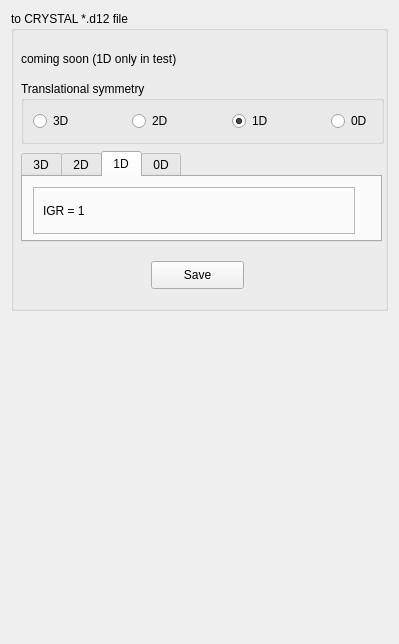
          <widget class="QWidget" name="page_14">
           <property name="geometry">
            <rect>
             <x>0</x>
             <y>0</y>
             <width>399</width>
             <height>644</height>
            </rect>
           </property>
           <attribute name="label">
            <string>Crystal</string>
           </attribute>
           <layout class="QVBoxLayout" name="verticalLayout_97">
            <item>
             <widget class="QGroupBox" name="groupBox_29">
              <property name="minimumSize">
               <size>
                <width>0</width>
                <height>300</height>
               </size>
              </property>
              <property name="title">
               <string>to CRYSTAL *.d12 file</string>
              </property>
              <widget class="QLabel" name="label_81">
               <property name="geometry">
                <rect>
                 <x>10</x>
                 <y>40</y>
                 <width>261</width>
                 <height>16</height>
                </rect>
               </property>
               <property name="text">
                <string>coming soon (1D only in test)</string>
               </property>
              </widget>
              <widget class="QGroupBox" name="groupBox_32">
               <property name="geometry">
                <rect>
                 <x>10</x>
                 <y>70</y>
                 <width>363</width>
                 <height>63</height>
                </rect>
               </property>
               <property name="title">
                <string>Translational symmetry</string>
               </property>
               <layout class="QHBoxLayout" name="horizontalLayout_122">
                <item>
                 <widget class="QRadioButton" name="radioButton">
                  <property name="text">
                   <string>3D</string>
                  </property>
                  <property name="checkable">
                   <bool>false</bool>
                  </property>
                  <property name="checked">
                   <bool>false</bool>
                  </property>
                 </widget>
                </item>
                <item>
                 <spacer name="horizontalSpacer_81">
                  <property name="orientation">
                   <enum>Qt::Horizontal</enum>
                  </property>
                  <property name="sizeHint" stdset="0">
                   <size>
                    <width>40</width>
                    <height>20</height>
                   </size>
                  </property>
                 </spacer>
                </item>
                <item>
                 <widget class="QRadioButton" name="radioButton_4">
                  <property name="text">
                   <string>2D</string>
                  </property>
                  <property name="checkable">
                   <bool>false</bool>
                  </property>
                 </widget>
                </item>
                <item>
                 <spacer name="horizontalSpacer_82">
                  <property name="orientation">
                   <enum>Qt::Horizontal</enum>
                  </property>
                  <property name="sizeHint" stdset="0">
                   <size>
                    <width>40</width>
                    <height>20</height>
                   </size>
                  </property>
                 </spacer>
                </item>
                <item>
                 <widget class="QRadioButton" name="crystal_d12_1d">
                  <property name="text">
                   <string>1D</string>
                  </property>
                  <property name="checked">
                   <bool>true</bool>
                  </property>
                 </widget>
                </item>
                <item>
                 <spacer name="horizontalSpacer_83">
                  <property name="orientation">
                   <enum>Qt::Horizontal</enum>
                  </property>
                  <property name="sizeHint" stdset="0">
                   <size>
                    <width>40</width>
                    <height>20</height>
                   </size>
                  </property>
                 </spacer>
                </item>
                <item>
                 <widget class="QRadioButton" name="radioButton_6">
                  <property name="text">
                   <string>0D</string>
                  </property>
                  <property name="checkable">
                   <bool>false</bool>
                  </property>
                 </widget>
                </item>
               </layout>
              </widget>
              <widget class="QTabWidget" name="tabWidget_7">
               <property name="geometry">
                <rect>
                 <x>10</x>
                 <y>140</y>
                 <width>361</width>
                 <height>91</height>
                </rect>
               </property>
               <property name="currentIndex">
                <number>2</number>
               </property>
               <widget class="QWidget" name="tab_25">
                <attribute name="title">
                 <string>3D</string>
                </attribute>
               </widget>
               <widget class="QWidget" name="tab_26">
                <attribute name="title">
                 <string>2D</string>
                </attribute>
               </widget>
               <widget class="QWidget" name="tab_27">
                <attribute name="title">
                 <string>1D</string>
                </attribute>
                <widget class="QFrame" name="frame_119">
                 <property name="geometry">
                  <rect>
                   <x>10</x>
                   <y>10</y>
                   <width>322</width>
                   <height>47</height>
                  </rect>
                 </property>
                 <property name="frameShape">
                  <enum>QFrame::StyledPanel</enum>
                 </property>
                 <property name="frameShadow">
                  <enum>QFrame::Raised</enum>
                 </property>
                 <layout class="QHBoxLayout" name="horizontalLayout_123">
                  <item>
                   <widget class="QLabel" name="label_90">
                    <property name="text">
                     <string>IGR = 1</string>
                    </property>
                   </widget>
                  </item>
                 </layout>
                </widget>
               </widget>
               <widget class="QWidget" name="tab_28">
                <attribute name="title">
                 <string>0D</string>
                </attribute>
               </widget>
              </widget>
              <widget class="QPushButton" name="FormIEd12Generate">
               <property name="geometry">
                <rect>
                 <x>140</x>
                 <y>250</y>
                 <width>93</width>
                 <height>28</height>
                </rect>
               </property>
               <property name="text">
                <string>Save</string>
               </property>
              </widget>
             </widget>
            </item>
            <item>
             <spacer name="verticalSpacer_20">
              <property name="orientation">
               <enum>Qt::Vertical</enum>
              </property>
              <property name="sizeHint" stdset="0">
               <size>
                <width>20</width>
                <height>312</height>
               </size>
              </property>
             </spacer>
            </item>
           </layout>
          </widget>
